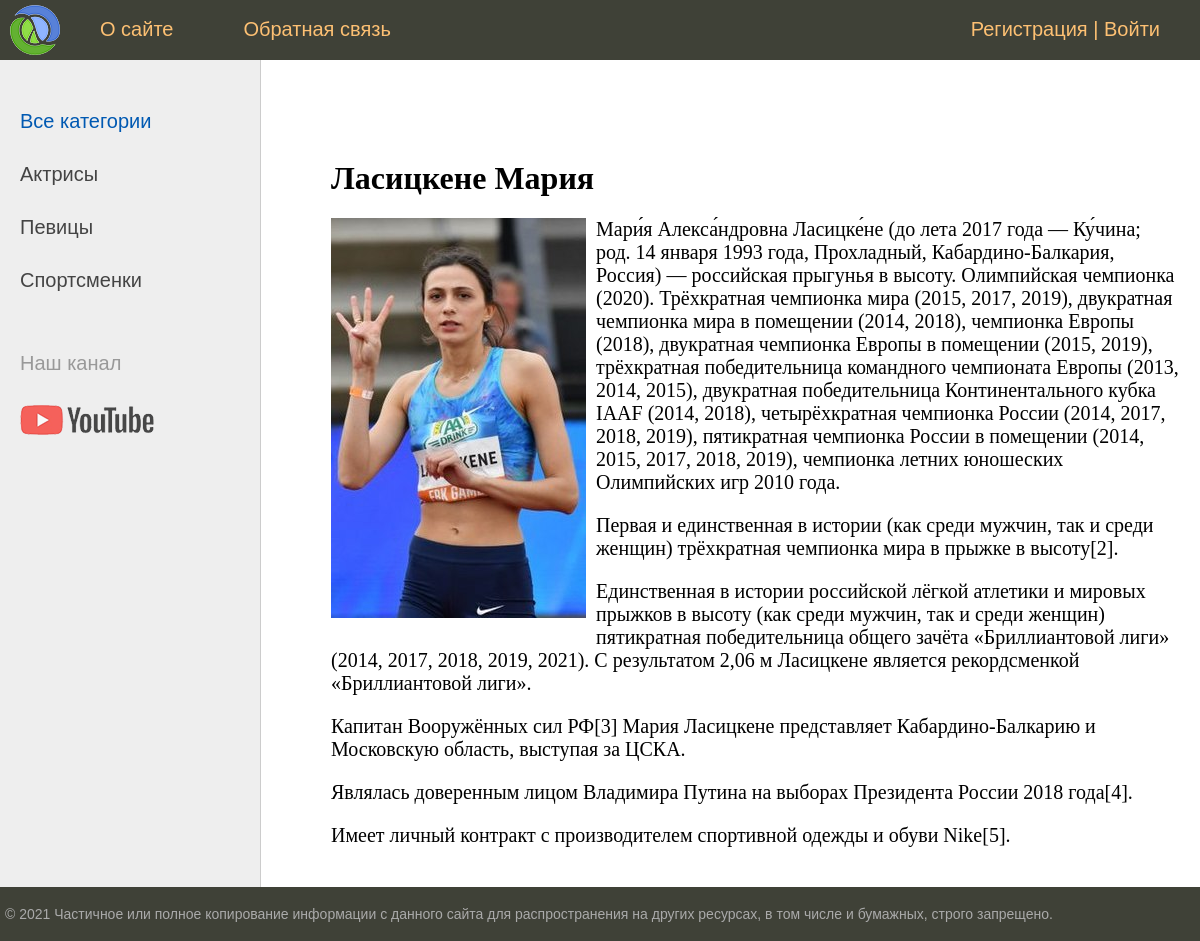
The app's page /post/lasickene-mariya/ with its own data.
### women/models.py (models this page shows, shortened)
class Category(models.Model):
    name = models.CharField(max_length=200, db_index=True)
    slug = models.SlugField(max_length=200, unique=True, db_index=True)
    def get_absolute_url(self):
        return reverse('category', kwargs={'cat_slug': self.slug})
    class Meta:
        verbose_name = 'Категории'
        verbose_name_plural = 'Категория'
        ordering = ['id']

class Women(models.Model):
    title = models.CharField(max_length=255, verbose_name='Заголовок')
    content = models.TextField(blank=True, verbose_name='Контент')
    photo = models.ImageField(upload_to='photos/%Y/%m/%d/', verbose_name='Фото')
    slug = models.SlugField(max_length=200, unique=True, db_index=True, verbose_name='URL')
    time_create = models.DateTimeField(auto_now_add=True, verbose_name='Время создания')
    time_update = models.DateTimeField(auto_now=True, verbose_name='Время обновления')
    is_published = models.BooleanField(default=True, verbose_name='Опубликовать')
    cat = models.ForeignKey('Category', on_delete=models.PROTECT, verbose_name='Категория')
    def __str__(self):
        return self.title
    class Meta:
        verbose_name = 'Известные женщины'
        verbose_name_plural = 'Известные женщины'
        ordering = ['-time_create', 'title']

### women/views.py (the view)
# urls.py: path('post/<slug:post_slug>/', ShowPost.as_view(), name='post'),
class ShowPost(DataMixin, DetailView):
    model = Women
    template_name = 'women/post.html'
    slug_url_kwarg = 'post_slug'
    context_object_name = 'post'
    def get_context_data(self, **kwargs):
        context = super().get_context_data(**kwargs)
        c_def = self.get_user_contexnt(title=context['post'])
        return dict(list(context.items()) + list(c_def.items()))

### women/utils.py (called while the page is built)
        def get_user_contexnt(self, **kwargs):
                context = kwargs
                cats = Category.objects.annotate(Count('women'))
                user_menu = menu.copy()
                if not self.request.user.is_authenticated:
                        user_menu.pop(1)
                context['menu'] = user_menu
                context['cats'] = cats
                if 'cat_selected' not in context:
                        context['cat_selected'] = 0
                return context

### women/templates/women/post.html
{% extends 'women/base.html' %}
{% block content %}
<h1>{{post.title}}</h1>
{% if post.photo %}
<p><img class="img-article-left" src="{{post.photo.url}}"></p>
{% endif %}
{{post.content|linebreaks}}
{% endblock %}

### women/templates/women/base.html (shortened to what this page needs)
{% load static %}
{% load women_tags %}
<!DOCTYPE html>
<html>
<head>
	<link type="text/css" href="{% static 'women/css/styles.css' %}" rel="stylesheet" />
</head>
<body>
<table class="table-page" border=0 cellpadding="0" cellspacing="0">
<tr><td valign=top>
{% block mainmenu %}
		<div class="header">
			<ul id="mainmenu" class="mainmenu">
			<li class="logo"><a href="{% url 'home' %}"><div class="logo"></div></a></li>
{% for m in menu %}
			<li><a href="{% url m.url_name %}">{{m.title}}</a></li>
{% endfor %}
	{% if user.is_authenticated %}
				<li class="last">{{user.username}}<a href="{% url 'signout' %}" class="btn btn-outline-light"> | Выход</a></li>
	{% else %}
				<li class="last"><a href="{% url 'register' %}">Регистрация</a> | <a href="{% url 'login' %}">Войти</a></li>
	{% endif %}
			</ul>
		</div>
{% endblock mainmenu %}
<table class="table-content" border=0 cellpadding="0" cellspacing="0">
<tr>
	<td valign="top" class="left-chapters">
	<ul id="leftchapters">
{% if cat_selected == 0 %}
		<li class="selected">Все категории</li>
{% else %}
		<li><a href="{% url 'home' %}">Все категории</a></li>
{% endif %}
{% for c in cats %}
{% if c.women__count > 0 %}
		{% if c.pk == cat_selected %}
			<li class="selected">{{c.name}}</li>
		{% else %}
			<li><a href="{{ c.get_absolute_url }}">{{c.name}}</a></li>
		{% endif %}
{% endif %}
{% endfor %}
		<li class="share">
		<p>Наш канал</p>
		<a class="share-yt" href="https://www.youtube.com" target="_blank" rel="nofollow"></a>
		</li>
	</ul>
</td>
<td valign="top" class="content">
	<div class="content-text">
{% block content %}
{% endblock %}
	</div>
</td></tr></table>
</td></tr>
<tr><td valign=top>
	<div id="footer">
		<p>&copy; 2021 Частичное или полное копирование информации с данного сайта для распространения на других ресурсах, в том числе и бумажных, строго запрещено.</p>
	</div>
</td></tr></table>
</body>
</html>

### women/static/women/css/styles.css (style rules this page uses)
html, body { font-family: 'Arial'; margin: 0; padding: 0; height: 100%; width: 100%; color: #444; }
a { color: #0059b2; text-decoration: none; }
img { max-width: 600px; height: auto; }
img.img-article-left { max-width: 300px; height: auto; float: left; padding: 0 10px 10px 0; }
.table-page { width: 100%; height: 100%; vertical-align: top; }
.table-page tr { height: 100%; }
.header { background: #3F4137; height: 60px; }
.logo { background: url('../images/logo.png') no-repeat 10px 5px; width: 70px; height: 60px; }
ul.mainmenu { list-style: none; margin: 0; padding: 0; height: 60px; color: #fdc073; font-size: 20px; overflow: hidden; }
ul.mainmenu li { float: left; margin: 18px 40px 0 30px; }
ul.mainmenu li.logo { margin: 0; }
ul.mainmenu li.last { float: right; }
ul.mainmenu li a { color: #fdc073; text-decoration: none; }
.table-content { width: 100%; min-height: 100%; height: 100%; }
.left-chapters { margin: 0; background: #eee; border-right: 1px solid #ccc; min-height: 100%; }
.left-chapters ul { width: 230px; min-height: 100%; margin: 0; padding: 20px 10px 10px 20px; list-style: none; font-size: 20px; }
.left-chapters ul li { margin: 30px 0 0 0; color: #999; }
.left-chapters ul li.selected { color: #0059b2; }
.left-chapters ul li a { color: #444; text-decoration: none; }
.left-chapters ul li.share { margin: 60px 0 0 0; }
.left-chapters ul li.share p { margin: 30px 0 30px 0; }
.left-chapters ul li.share a { display: inline-block; width: 40px; height: 40px; margin: 0 20px 0 0; }
.left-chapters ul li.share a.share-yt { width: 100%; height: 30px; background: url('../images/share_yt.png') no-repeat 0 0 }
.content { padding: 40px 20px 20px 40px; width: 100%; box-sizing: border-box; }
.content-text { margin: 60px 0 0 30px; color: #000; font-size: 20px; font-family: Yandex Sans Display Light; }
.content-text h1 { font-size: 32px; }
#footer { box-sizing: border-box; background: #3F4137; padding: 5px; color: #aaa; font-size: 14px; font-family: Verdana, Geneva, Arial, Helvetica; text-align: left; overflow: hidden; }

### records on screen
Category: name "Актрисы"
Category: name "Певицы"
Category: name "Спортсменки"
Women: title "Ласицкене Мария", photo (picture), content "Мари́я Алекса́ндровна Ласицке́не (до лета 2017 года — Ку́чина; род. 14 января 1993 года, Прохладный, Кабардино-Балкария, Россия) — российская прыгунья в высоту. Олимпийская чемпионка (2020). Трёхкратная чемпионка мира (2015, 2017, 2019), двукратная чемпионка мира в помещении (2014, 2018), чемпионка Европы (2018), двукратная чемпионка Европы в помещении (2015, 2019), трёхкратная победительница командного чемпионата Европы (2013, 2014, 2015), двукратная победительница Континентального кубка IAAF (2014, 2018), четырёхкратная чемпионка России (2014, 2017, 2018, 2019), пятикратная чемпионка России в помещении (2014, 2015, 2017, 2018, 2019), чемпионка летних юношеских Олимпийских игр 2010 года.…"

### other values on screen
{{ m.title }} "О сайте" "Обратная связь"
